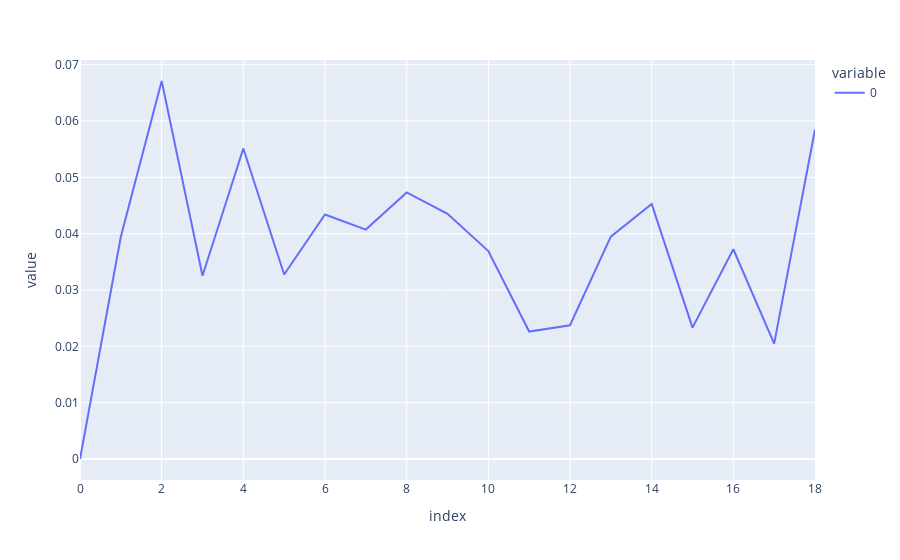

This figure's notebook cell:
### Code cell
# Testing - Accuracy
import numpy as np
import plotly.express as px
l2_errors = np.linalg.norm(results[1]['field']['u'] - results[0]['field']['u'], axis=1) / np.linalg.norm(results[0]['field']['u'], axis=1)
print(np.mean(l2_errors))
px.line(l2_errors)

### Figure 1 — Plotly figure (JSON) as saved in the notebook; plotly's stock layout.template omitted (floating-point values rounded to 4 significant figures)
{"data": [{"hovertemplate": "variable=0<br>index=%{x}<br>value=%{y}<extra></extra>", "legendgroup": "0", "line": {"color": "#636efa", "dash": "solid"}, "marker": {"symbol": "circle"}, "mode": "lines", "name": "0", "orientation": "v", "showlegend": true, "type": "scatter", "x": [0, 1, 2, 3, 4, 5, 6, 7, 8, 9, 10, 11, 12, 13, 14, 15, 16, 17, 18], "xaxis": "x", "y": [0, 0.03944, 0.0671, 0.03253, 0.05512, 0.03275, 0.04341, 0.04072, 0.04731, 0.04351, 0.0369, 0.02262, 0.02374, 0.03947, 0.04527, 0.02332, 0.03724, 0.02049, 0.05848], "yaxis": "y"}], "layout": {"legend": {"title": {"text": "variable"}, "tracegroupgap": 0}, "margin": {"t": 60}, "xaxis": {"anchor": "y", "domain": [0, 1], "title": {"text": "index"}}, "yaxis": {"anchor": "x", "domain": [0, 1], "title": {"text": "value"}}}}
